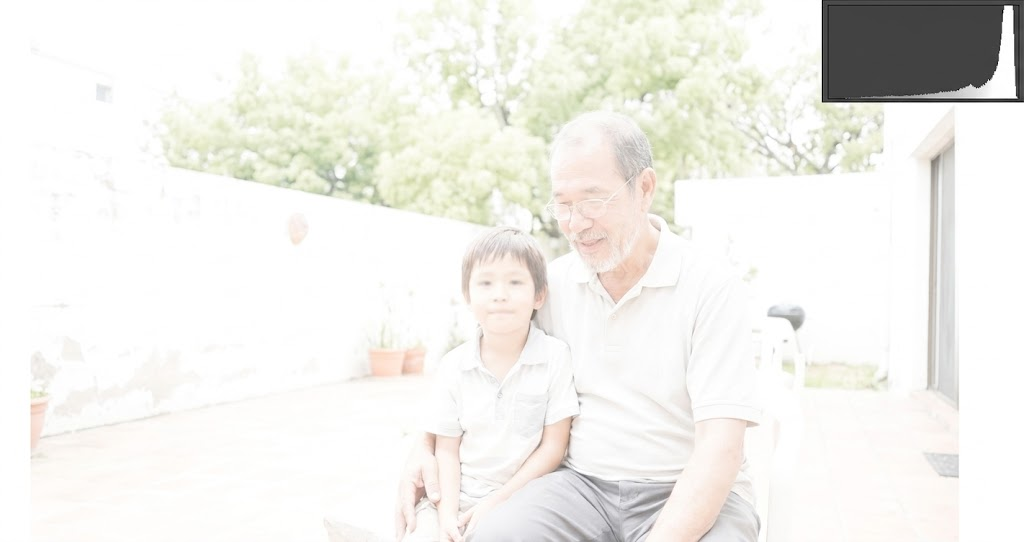
#> input picture Data/anh11.png, 1024 x 542 px, found by its file name
$ python test_histogram.py
#> lines starting #> are read from the running program, lines starting #| are printed output that depends on the picture
#> in test_image, original is the input picture: shape (542, 1024, 3); mean B, G, R 236.1, 240.5, 241.4
### Processing/histogram.py
import numpy as np
import cv2

def equalize_channel(channel: np.ndarray):
    hist, _ = np.histogram(channel.flatten(), bins=256, range=(0, 256))
    cdf = hist.cumsum()
    cdf_normalize = cdf * 255 / cdf[-1]
    gut = np.round(cdf_normalize).astype(np.uint8)
    return gut[channel]


def histogram_color(img_bgr: np.ndarray):
    ycrcb = cv2.cvtColor(img_bgr, cv2.COLOR_BGR2YCrCb)
#> ycrcb: shape (542, 1024, 3); mean of channels 0, 1, 2 240.3, 128.8, 125.7
    y, cr, cb = cv2.split(ycrcb)
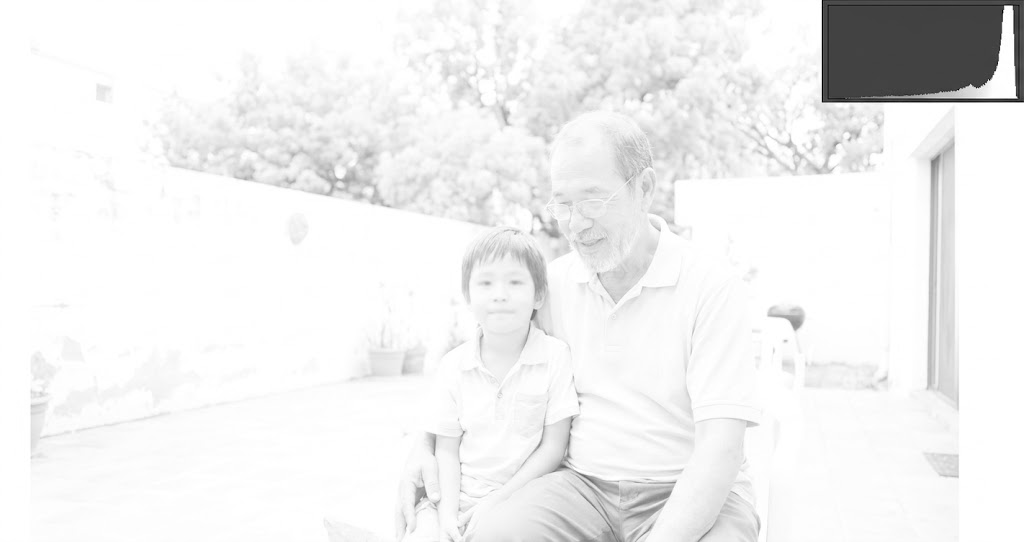
#> y: shape (542, 1024); min 0, max 255, mean 240.3
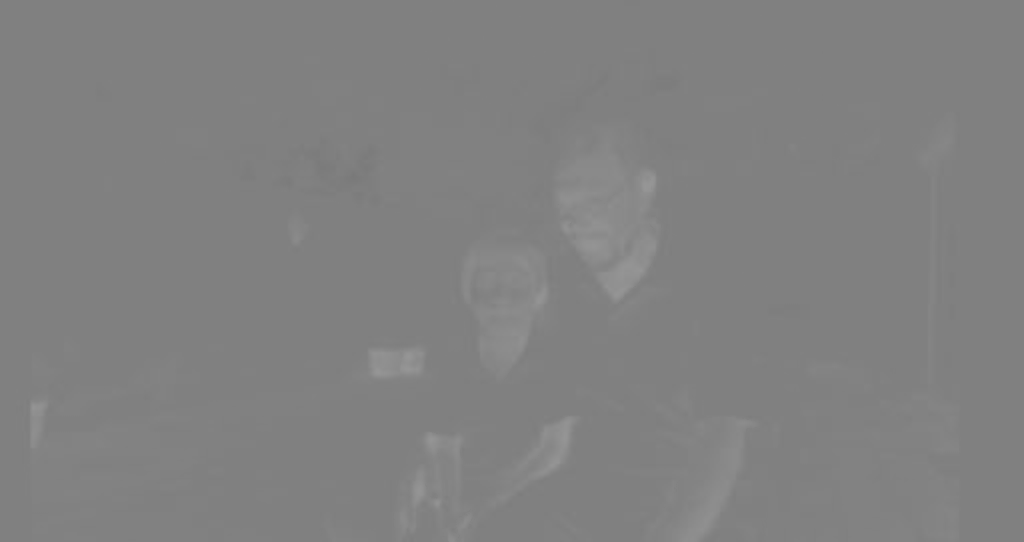
#> cr: shape (542, 1024); min 121, max 150, mean 128.8

    y_eq = equalize_channel(y)
#> in equalize_channel, `hist, _ = np.histogram(channel.flatten(), bins=256, range=(0, 256))`: hist = 256 values, max 192281 at index 255, min 0 at index 6, mean 2168
#> in equalize_channel, `cdf = hist.cumsum()`: cdf = 256 values from 62 to 555008
#> in equalize_channel, `cdf_normalize = cdf * 255 / cdf[-1]`: cdf_normalize = 256 values from 0.0285 to 255
#> in equalize_channel, `gut = np.round(cdf_normalize).astype(np.uint8)`: gut = 256 values from 0 to 255
#> in equalize_channel, `return gut[channel]`:
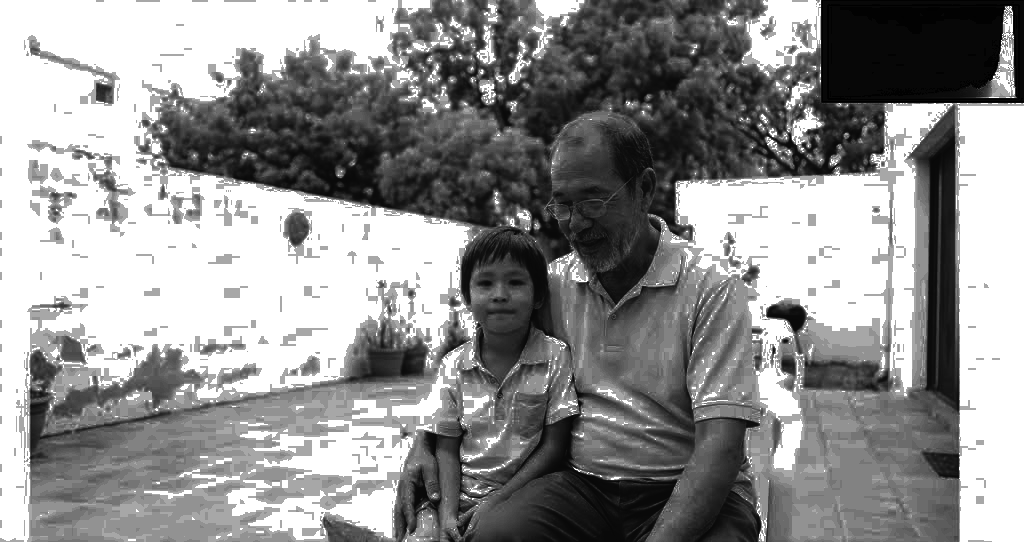
#> returned value: shape (542, 1024); min 0, max 255, mean 145.4

    merged = cv2.merge([y_eq, cr, cb])
#> merged: shape (542, 1024, 3); mean of channels 0, 1, 2 145.4, 128.8, 125.7
    result = cv2.cvtColor(merged, cv2.COLOR_YCrCb2BGR)
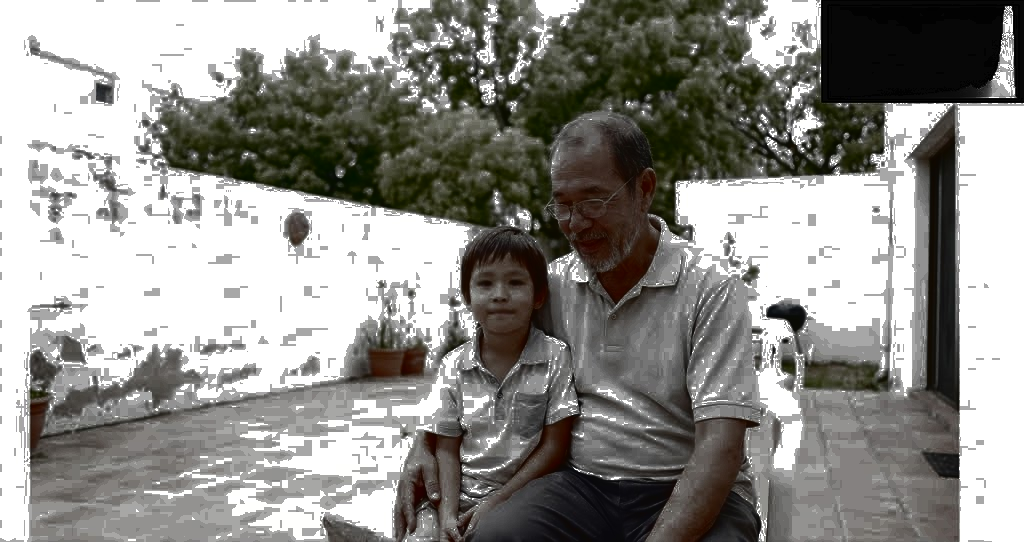
#> result: shape (542, 1024, 3); mean B, G, R 141.3, 145.6, 146.5
    return result

### Tests/test_histogram.py
import sys
import os
sys.path.append(os.path.abspath(os.path.join(os.path.dirname(__file__), "..")))

import cv2
import numpy as np
import matplotlib.pyplot as plt
from Processing.histogram import histogram_color


def plot_histogram_color(original: np.ndarray, equalized: np.ndarray):
    _, axes = plt.subplots(2, 2, figsize=(9, 6))

    axes[0, 0].imshow(cv2.cvtColor(original, cv2.COLOR_BGR2RGB))
    axes[0, 0].set_title("Ảnh ban đầu")
    axes[0, 0].axis('off')

    axes[0, 1].imshow(cv2.cvtColor(equalized, cv2.COLOR_BGR2RGB))
    axes[0, 1].set_title("Ảnh sau khi cân bằng")
    axes[0, 1].axis('off')

    colors = ('b', 'g', 'r')
    labels = ('Blue', 'Green', 'Red')

    for i, col in enumerate(colors):
        hist_orig = cv2.calcHist([original], [i], None, [256], [0, 256])
        axes[1, 0].plot(hist_orig, color=col, label=labels[i])

    axes[1, 0].set_title("Histogram ảnh ban đầu")
    axes[1, 0].set_xlim(0, 255)
    axes[1, 0].legend()

    for i, col in enumerate(colors):
        hist_eq = cv2.calcHist([equalized], [i], None, [256], [0, 256])
        axes[1, 1].plot(hist_eq, color=col, label=labels[i])
    axes[1, 1].set_title("Histogram ảnh sau cân bằng")
    axes[1, 1].set_xlim(0, 255)
    axes[1, 1].legend()

    plt.tight_layout()


def test_image(image_path: str):
    original = cv2.imread(image_path)  # đọc ảnh màu

    equalized = histogram_color(original)

    plot_histogram_color(original, equalized)


if __name__ == "__main__":
    image_paths = ["Data/anh11.png"]

    for path in image_paths:
        test_image(path)

    plt.show()
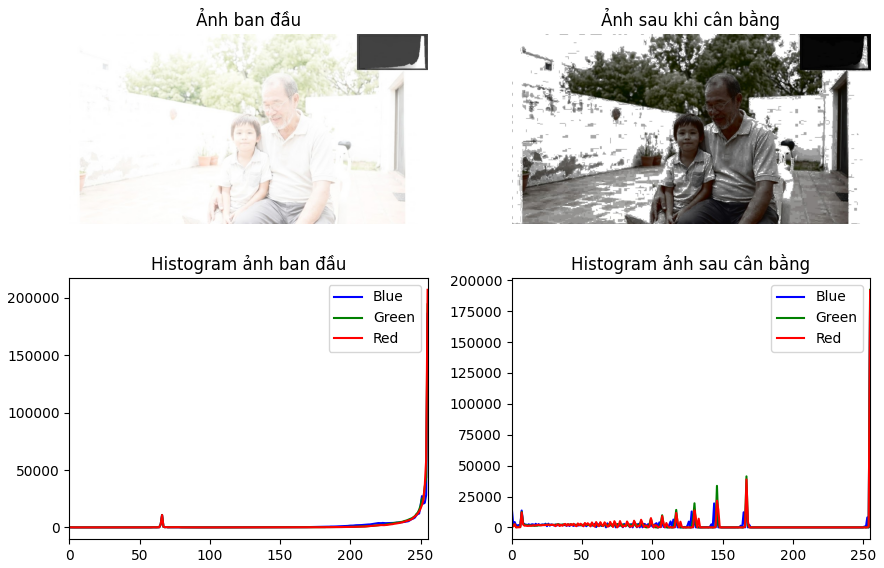
#> figure drawn by matplotlib, 4 panels; panel 3: curve peaks at x = 255, y = 186135; panel 3: curve peaks at x = 255, y = 194472; panel 3: curve peaks at x = 255, y = 207121; panel 4: curve peaks at x = 255, y = 183515

$ run again, with Data/anh10.png copied over Data/anh11.png
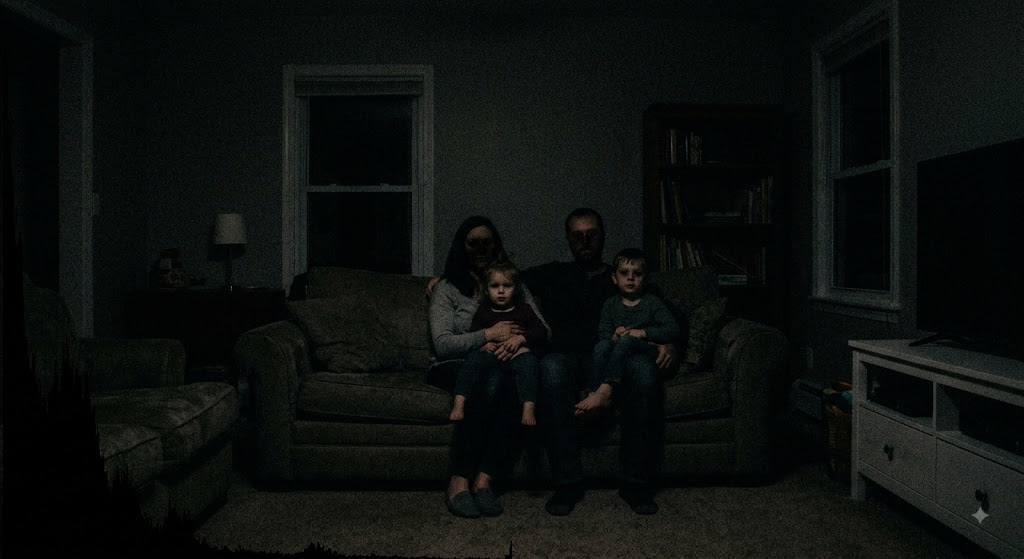
#> input picture Data/anh10.png, 1024 x 559 px, found by its file name
#> in test_image, original is the input picture: shape (559, 1024, 3); mean B, G, R 13.5, 15.5, 11.7
#> ycrcb: shape (559, 1024, 3); mean of channels 0, 1, 2 14.1, 126.2, 127.6
#> hist = 256 values, max 52927 at index 4, min 0 at index 112, mean 2236
#> cdf = 256 values from 15450 to 572416
#> cdf_normalize = 256 values from 6.88 to 255
#> gut = 256 values from 7 to 255
#> in equalize_channel, `return gut[channel]`:
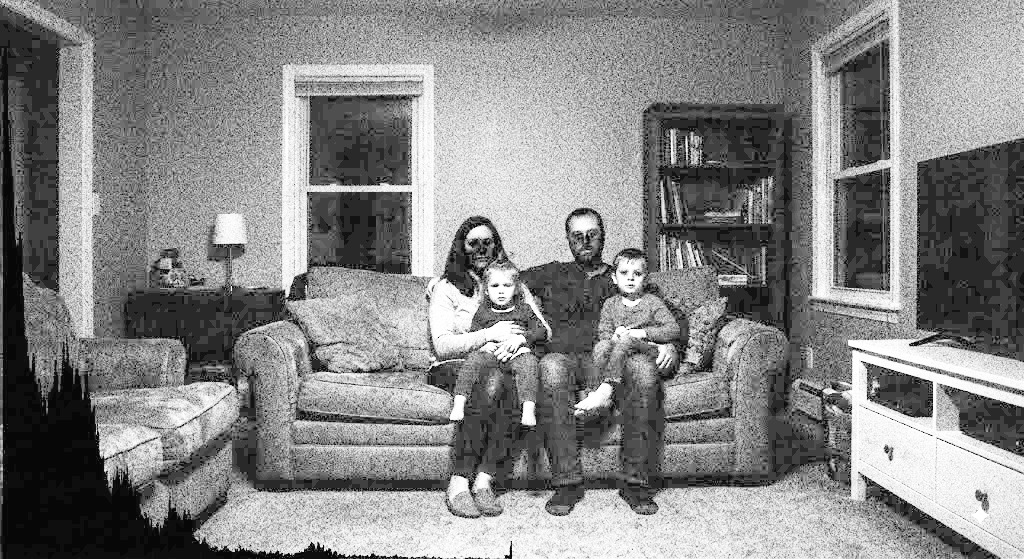
#> returned value: shape (559, 1024); min 7, max 255, mean 132.4
#> merged: shape (559, 1024, 3); mean of channels 0, 1, 2 132.4, 126.2, 127.6
#> `plt.show()`:
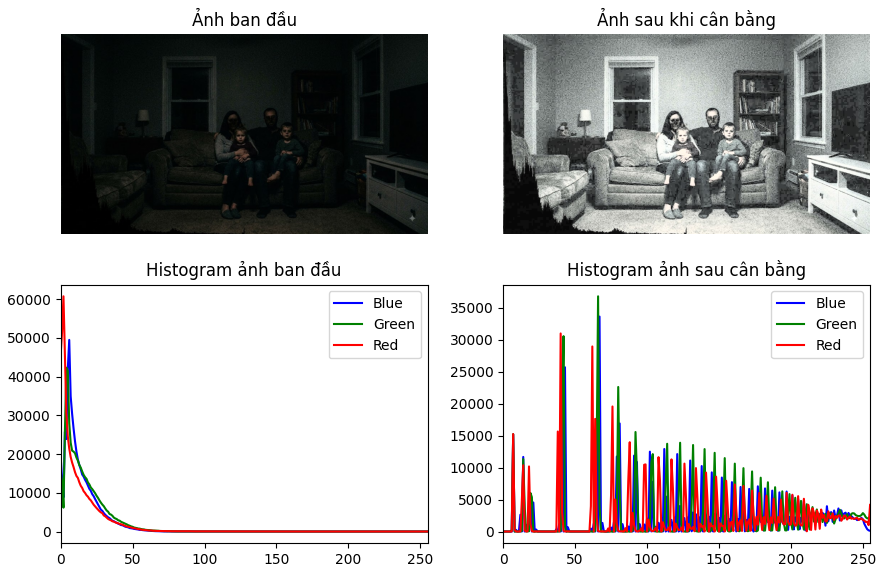
#> figure drawn by matplotlib, 4 panels; panel 3: curve peaks at x = 6, y = 49480; panel 3: curve peaks at x = 4, y = 42312; panel 3: curve peaks at x = 2, y = 60738; panel 4: curve peaks at x = 67, y = 33604
